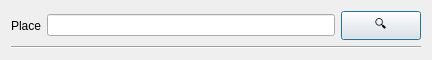
<?xml version="1.0" encoding="UTF-8"?>
<ui version="4.0">
 <class>GeoCoderDialogBase</class>
 <widget class="QDialog" name="GeoCoderDialogBase">
  <property name="geometry">
   <rect>
    <x>0</x>
    <y>0</y>
    <width>432</width>
    <height>59</height>
   </rect>
  </property>
  <property name="windowTitle">
   <string>Geo Coder</string>
  </property>
  <layout class="QVBoxLayout" name="verticalLayout">
   <item>
    <layout class="QHBoxLayout" name="horizontalLayout">
     <item>
      <widget class="QLabel" name="label">
       <property name="text">
        <string>Place</string>
       </property>
      </widget>
     </item>
     <item>
      <widget class="QLineEdit" name="lineEdit"/>
     </item>
     <item>
      <widget class="QPushButton" name="pushButton">
       <property name="text">
        <string>🔍</string>
       </property>
      </widget>
     </item>
    </layout>
   </item>
   <item>
    <widget class="Line" name="line">
     <property name="orientation">
      <enum>Qt::Horizontal</enum>
     </property>
    </widget>
   </item>
  </layout>
 </widget>
 <resources/>
 <connections/>
</ui>
